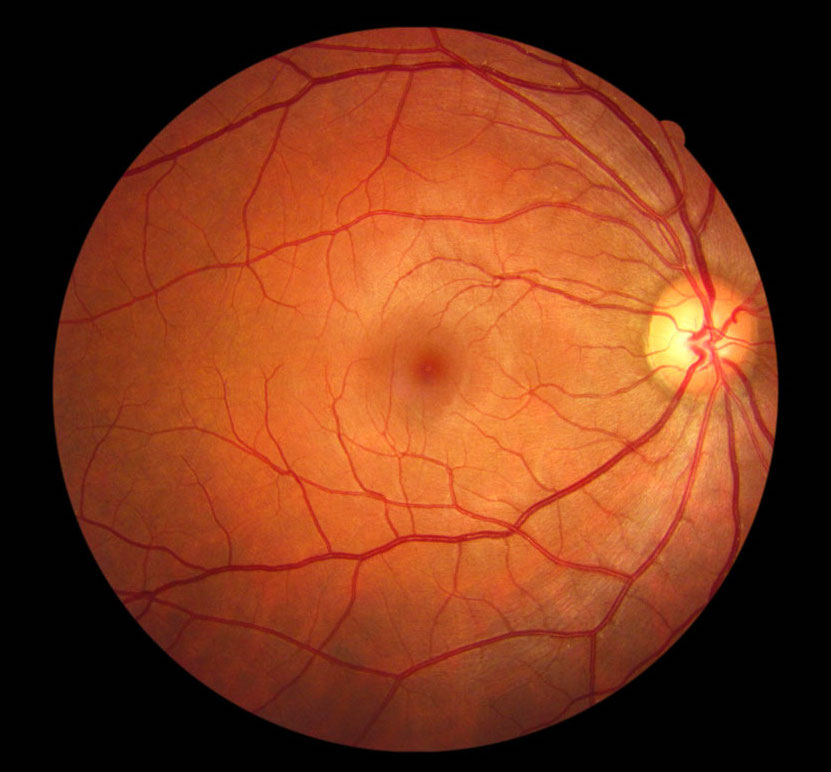
#> input picture Fundus.jpeg, 831 x 772 px
$ python Hough_Optic.py
#> lines starting #> are read from the running program, lines starting #| are printed output that depends on the picture; after the words box and inside, x2 and y2 are one past the last pixel; in counts of white or black regions, pixels touching at a corner belong together
### Pre_Turtle.py
#%%
import numpy as np
import matplotlib.pyplot as plt
from scipy import signal, ndimage
from skimage import morphology
import cv2
#%%
# Load the retinal fundus image in grayscale
image_path = 'Fundus.jpeg'
img = cv2.imread(image_path)
#> img is the input picture: shape (772, 831, 3); mean B, G, R 26.7, 55, 119.7
if img is None:
    raise IOError("Image not found. Check the image path.")

# Convert to RGB (OpenCV loads images in BGR format by default)
img = cv2.cvtColor(img, cv2.COLOR_BGR2RGB)

# Convert the image to grayscale
gray_img = cv2.cvtColor(img, cv2.COLOR_RGB2GRAY)

#%%
def apply_median_filter(image, kernel_size=5):
    """
    Applies a median filter to reduce noise in fundus images.

    Parameters:
        image (numpy.ndarray): Input fundus image (BGR or grayscale)
        kernel_size (int): Size of the median filter kernel (must be odd and >1)

    Returns:
        numpy.ndarray: Filtered image
    """
    # Ensure kernel size is odd
    if kernel_size % 2 == 0:
        raise ValueError("Kernel size must be an odd integer")

    # Apply median filter
    filtered_image = cv2.medianBlur(image, kernel_size)

    return filtered_image
#%%
# Perform built-in bilateral (OpenCV)
gray_img_bilateral = cv2.bilateralFilter(gray_img, d=5, sigmaColor=50, sigmaSpace=0)

# Apply median filter with 5x5 kernel
gray_img_median = apply_median_filter(gray_img, kernel_size=5)

#%%
# Create a CLAHE object for comparison
clahe = cv2.createCLAHE(clipLimit=2.0, tileGridSize=(7,7))
clahe_median = clahe.apply(gray_img_median)
clahe_bilateral = clahe.apply(gray_img_bilateral)

#%%
def perona_malik_diffusion(img, num_iterations, kappa, gamma):
    """
    Perform Perona–Malik anisotropic diffusion on a 2D grayscale image.

    Parameters
    ----------
    img            : 2D numpy array (grayscale image)
    num_iterations : int, number of diffusion iterations
    kappa          : float, edge threshold parameter
    gamma          : float, time-step size (should be <= 0.25 for stability in 2D)

    Returns
    -------
    diffused : 2D numpy array, the filtered image
    """

    # Convert to float32 for numerical stability.
    diffused = img.astype(np.float32)

    for _ in range(num_iterations):
        # Compute finite differences (gradients) in the four directions:
        # North gradient (top neighbor)
        gradN = np.roll(diffused, 1, axis=0) - diffused
        # South gradient (bottom neighbor)
        gradS = np.roll(diffused, -1, axis=0) - diffused
        # East gradient (right neighbor)
        gradE = np.roll(diffused, -1, axis=1) - diffused
        # West gradient (left neighbor)
        gradW = np.roll(diffused, 1, axis=1) - diffused

        # Perona–Malik conduction coefficients in each direction.
        # conduction function: c = exp( - (|gradI| / kappa)^2 )
        cN = np.exp(-(gradN / kappa) ** 2)
        cS = np.exp(-(gradS / kappa) ** 2)
        cE = np.exp(-(gradE / kappa) ** 2)
        cW = np.exp(-(gradW / kappa) ** 2)

        # Update the image by discrete PDE:
        diffused += gamma * (
                cN * gradN + cS * gradS +
                cE * gradE + cW * gradW
        )

    return diffused
#%%
niter = 10  # Too few iterations might not remove enough noise; too many can over-smooth or produce artifacts (especially if gamma is large)
kappa = 60  # If you see too much blurring at vessel edges, lower kappa. If you see little noise reduction, increase kappa.
gamma = 0.1  # If you see “ringing” or instability, lower gamma. If you want the same smoothing in fewer iterations, you can raise gamma

# Apply our pure NumPy Perona–Malik filter
Aniso_img = perona_malik_diffusion(clahe_median,
                                     num_iterations=niter,
                                     kappa=kappa,
                                     gamma=gamma)

#%%
def create_LoG_kernel(kernel_size, sigma):
    """
    Create a Laplacian of Gaussian (LoG) kernel.

    Equation:
        LoG(x, y) = (1 / (pi * sigma^4)) * (1 - ((x^2 + y^2) / (2 * σ^2))) * exp(-(x² + y²) / (2σ²))

    Parameters:
        kernel_size (int): Size of the kernel (must be an odd number).
        sigma (float): Standard deviation of the Gaussian.

    Returns:
        numpy.ndarray: LoG kernel.
    """
    # Create coordinate grid centered at 0
    ax = np.arange(-(kernel_size // 2), kernel_size // 2 + 1)
    xx, yy = np.meshgrid(ax, ax)
    norm2 = xx**2 + yy**2

    # Compute the LoG function
    factor = 1 / (np.pi * sigma**4)
    kernel = factor * (1 - norm2 / (2 * sigma**2)) * np.exp(-norm2 / (2 * sigma**2))

    # Normalize kernel to ensure zero-sum
    kernel_mean = kernel.mean()
    kernel = kernel - kernel_mean

    return kernel
#%%
sigmas_LoG = [0.5, 1, 1.5, 2, 2.5, 3]  # 1,1.4,2,2.8
results_LoG = []  # to store convolved images for each sigma

for sigma in sigmas_LoG:
    kernel_size = int(np.ceil(6 * sigma))  # Rule of thumb for kernel size
    if kernel_size % 2 == 0:
        kernel_size += 1  # Ensure odd size
    kernel_LoG = create_LoG_kernel(kernel_size, sigma)

    # Convolve
    convolved_LoG = signal.convolve2d(Aniso_img, kernel_LoG, boundary='symm', mode='same')

    # Normalize to [0, 255] for display
    # NOTE: LoG can have negative values; here we do a simple linear shift.
    min_val = convolved_LoG.min()
    max_val = convolved_LoG.max()
    convolved_LoG -= min_val
    if (max_val - min_val) > 1e-12:
        convolved_LoG *= (255.0 / (max_val - min_val))

    results_LoG.append((sigma, convolved_LoG))
#> this loop made 6 passes
#> (min_val, max_val) on passes 1 to 6: (-59.37, 64.04), (-17.91, 15.35), (-12.78, 10.66), (-9.73, 7.87), (-6.74, 5.51), (-4.97, 3.92)
#> pass 1, `convolved_LoG = signal.convolve2d(Aniso_img, kernel_LoG, boundary='sym..`:
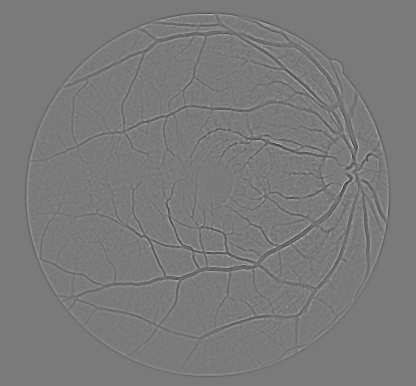
#> convolved_LoG: shape (772, 831) float64 (shown at 1/2 size); min -59.37, max 64.04, mean 0; drawn with min black and max white
#> after the loop:
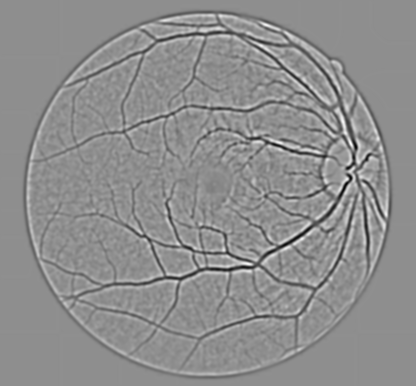
#> convolved_LoG: shape (772, 831) float64 (shown at 1/2 size); min 0, max 255, mean 142.6
#> after the loop, results_LoG = 6 items

# 3) Plot only the convolved images for each sigma
num_scales = len(sigmas_LoG)
#%%
def zero_crossing_morphological(log_image):
    """
    Return a binary edge map where zero-crossings occur in `log_image`.
    This is a simple morphological approach:
     - Convert LoG to a binary mask: foreground = log_image > 0
     - Mark boundary pixels: any foreground pixel adjacent to a background pixel (or vice versa).
    """
    # Foreground (positive) vs. background (non-positive)
    foreground = (log_image > 0)

    # Erode (Shrink) foreground
    structure = np.ones((3,3), dtype=bool)
    eroded_fg = ndimage.binary_erosion(foreground, structure=structure)

    # The boundary = where the foreground mask differs from its eroded version
    # (this catches "outer edges" of the foreground). But we also want the boundary
    # from background side, so we do the same with background or do an XOR with neighbors.
    edge_map_fg = foreground ^ eroded_fg  # boundary from the "foreground" side
    background = ~foreground
    eroded_bg = ndimage.binary_erosion(background, structure=structure)
    edge_map_bg = background ^ eroded_bg  # boundary from the "background" side

    edge_map = edge_map_fg | edge_map_bg  # Logical OR operator
    return edge_map

def zero_crossing_min_abs(log_image, threshold=0.03):
    """
    Standard zero-crossing detection:
    1. Check for sign changes in 8-connected neighbors.
    2. Apply a threshold on the minimum magnitude difference.
    """
    H, W = log_image.shape
    edge_map = np.zeros((H, W), dtype=bool)

    # Offsets for 8-connected neighbors
    neighbors_8 = [(-1, -1), (-1, 0), (-1, 1),
                   (0, -1),          (0, 1),
                   (1, -1), (1, 0), (1, 1)]

    for y in range(H):
        for x in range(W):
            current_val = log_image[y, x]
            current_sign = current_val > 0

            for dy, dx in neighbors_8:
                ny, nx = y + dy, x + dx
                if 0 <= ny < H and 0 <= nx < W:
                    neighbor_val = log_image[ny, nx]
                    neighbor_sign = neighbor_val > 0

                    # Check for sign change
                    if current_sign != neighbor_sign:
                        # Threshold on magnitude difference
                        if abs(current_val) + abs(neighbor_val) > threshold:
                            edge_map[y, x] = True
                            break  # Mark once per pixel

    return edge_map
#%%
# 1) Equalize each scale so each contributes similarly
#    Then recenter so that 0 stays 0-ish.
#    We'll do: val -> (val - min) / (max-min) in [0,1], then shift by -0.5.
eq_images = []
for (sigma, log_img) in results_LoG:
    min_val = log_img.min()
    max_val = log_img.max()
    # To avoid division by zero
    if (max_val - min_val) < 1e-12:
        eq = np.zeros_like(log_img)
    else:
        eq = (log_img - min_val) / (max_val - min_val)
    # shift so we have negative/positive range
    eq = eq - 0.5
    eq_images.append(eq)
#> this loop made 6 passes
#> sigma on passes 1 to 6: 0.5, 1, 1.5, 2, 2.5, 3
#> after the loop, eq_images = 6 items

# 2) Summation or averaging
#    We'll take the mean across scales (axis=0 merges them along H/W).
sum_image = np.mean(eq_images, axis=0)

# 3) Zero-crossing detection
#    a) Simple morphological
edges_morph = zero_crossing_morphological(sum_image)
#> in zero_crossing_morphological, `foreground = (log_image > 0)`:
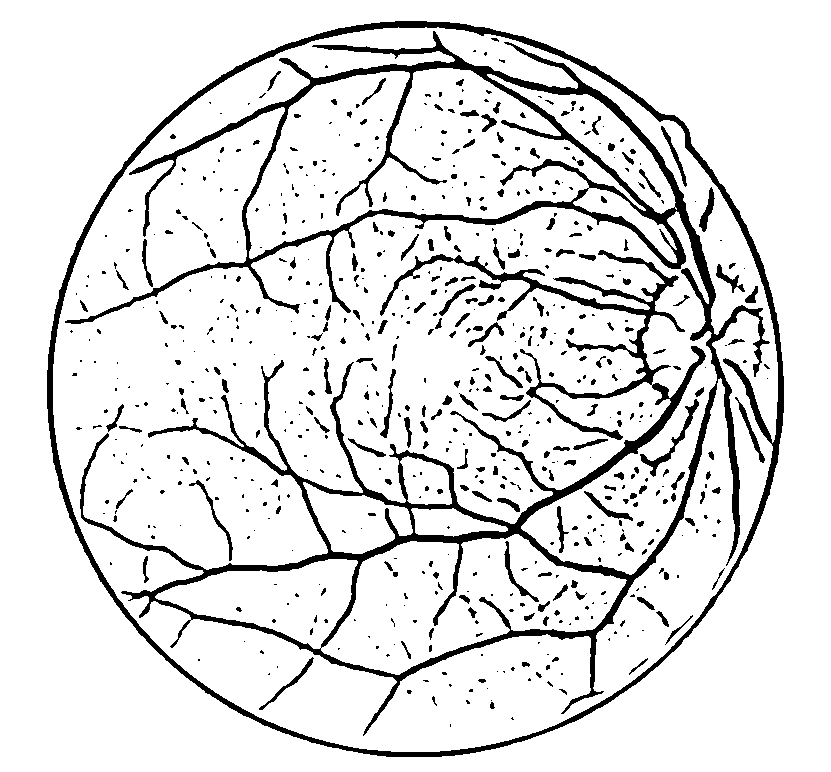
#> foreground: shape (772, 831) bool; 88.8% white; 677 black regions (445 under 20 px), largest, box (x1, y1, x2, y2) and area: (65, 31, 770, 736) 41840, (47, 21, 784, 757) 13164, (640, 399, 699, 477) 552
#    b) "Lowest absolute magnitude" approach
edges_minabs = zero_crossing_min_abs(sum_image, threshold=0.028)
#> after the loop in zero_crossing_min_abs, `for y in range(H):`:
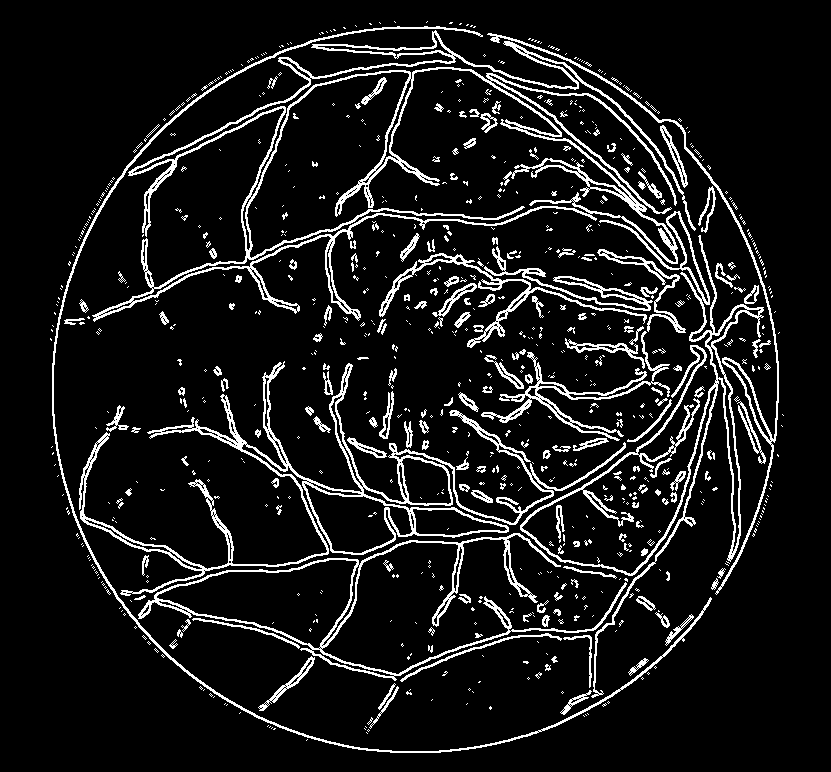
#> edge_map: shape (772, 831) bool; 9.6% white in thin lines or dots, all inside (x1, y1, x2, y2) = (50, 21, 784, 753)

#%%
# Assume 'zero_crossing' is your binary image after zero-crossing detection
selem = morphology.disk(4)  # Small structuring element

# Expand the image (dilation)
expanded = morphology.binary_dilation(edges_minabs, selem)
#> expanded: shape (772, 831) bool; 33.4% white; 81 white regions, largest, box (x1, y1, x2, y2) and area: (46, 17, 788, 757) 203688, (523, 649, 562, 684) 525, (515, 323, 547, 350) 473

# Shrink the image (erosion)
shrunk = morphology.binary_erosion(expanded, selem)
#> shrunk: shape (772, 831) bool; 16.3% white; 195 white regions (139 under 20 px), largest, box (x1, y1, x2, y2) and area: (50, 21, 784, 753) 100914, (419, 409, 433, 434) 155, (617, 533, 632, 557) 148
shrunk = morphology.remove_small_objects(shrunk, min_size=100)
#> shrunk: shape (772, 831) bool; 15.8% white; 7 white regions, largest, box (x1, y1, x2, y2) and area: (50, 22, 783, 753) 100654, (419, 409, 433, 434) 155, (617, 533, 632, 557) 148

cleaned_edges = morphology.remove_small_objects(edges_morph, min_size=100)
#> cleaned_edges: shape (772, 831) bool; 11% white in thin lines or dots

#%%
skeleton_cleaned = morphology.skeletonize(cleaned_edges)
#> skeleton_cleaned: shape (772, 831) bool; 4.2% white in thin lines or dots
skeleton_morph = morphology.skeletonize(shrunk)
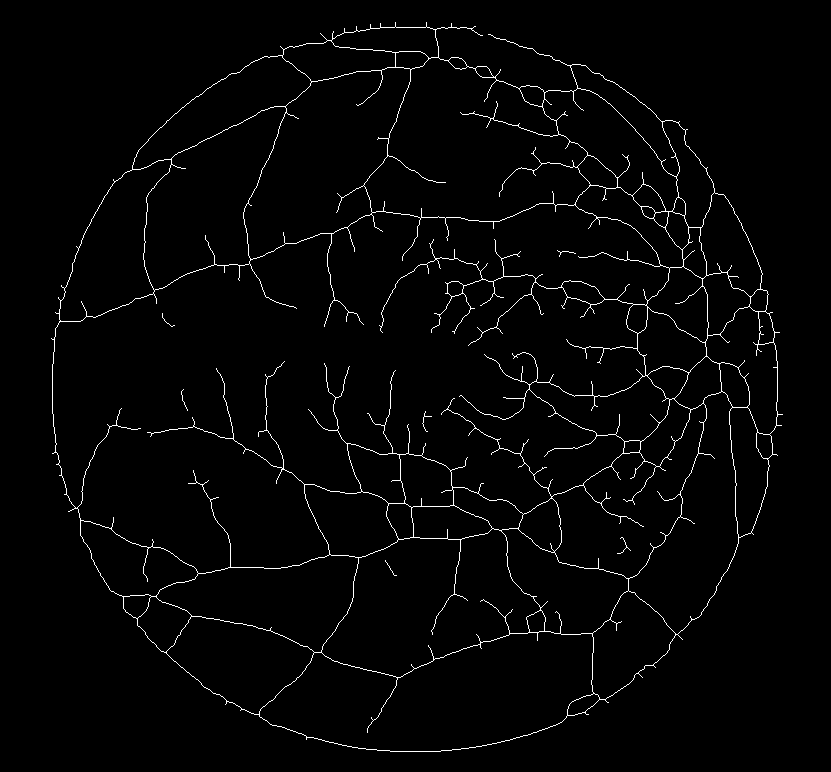
#> skeleton_morph: shape (772, 831) bool; 2.1% white in thin lines or dots, all inside (x1, y1, x2, y2) = (51, 22, 783, 752)

### Hough_Optic.py
from Pre_Turtle import *
# from Pre_Turtle_2 import *
import cv2
import numpy as np
import matplotlib.pyplot as plt
import scipy.signal as signal
from skimage import io, color, feature, transform
import turtle

# -----------------------------
# Step 1: Optic disc detection using Hough transform.
def detect_optic_nerve_center(image):

    # Define a range for expected optic disc radii
    hough_radii = np.arange(55, 100, 2)

    # Compute the Hough transform accumulator for circles
    hough_res = transform.hough_circle(image, hough_radii)

    # Extract the most prominent circle (i.e., the peak in the accumulator)
    accums, cx, cy, radii = transform.hough_circle_peaks(hough_res, hough_radii,
                                                         total_num_peaks=1)
    if len(cx) > 0:
        center = (cx[0], cy[0])
        radius = radii[0]

        # Visualize the result
        fig, ax = plt.subplots(figsize=(8, 8))
        ax.imshow(image, cmap='gray')
        circ = plt.Circle(center, radius, color='red', fill=False, linewidth=2)
        ax.add_patch(circ)
        ax.plot(center[0], center[1], 'bo', markersize=5)  # mark center
        ax.set_title("Optic Disc Detection")
        ax.axis('off')
        plt.show()
        return center
    else:
        print("No optic disc detected.")
        return None

# -----------------------------
# Step 2: Line detection via convolution.
scale_kernel = 4

kernel_h = np.array([[-1, 2, -1],
                     [-1, 2, -1],
                     [-1, 2, -1]], dtype=np.float32) * scale_kernel

kernel_v = np.array([[-1, -1, -1],
                     [2, 2, 2],
                     [-1, -1, -1]], dtype=np.float32) * scale_kernel

kernel_45p = np.array([[2, -1, -1],
                       [-1, 2, -1],
                       [-1, -1, 2]], dtype=np.float32) * scale_kernel

kernel_45n = np.array([[-1, -1, 2],
                       [-1, 2, -1],
                       [2, -1, -1]], dtype=np.float32) * scale_kernel

kernels = [kernel_h, kernel_v, kernel_45p, kernel_45n]


def line_detection_convolution(img, kernels, threshold=1):
    h, w = img.shape
    num_kernels = len(kernels)
    response_stack = np.zeros((h, w, num_kernels), dtype=np.float32)
    for i in range(num_kernels):
        kernel = kernels[i]
        response = signal.convolve2d(img, kernel, boundary='symm', mode='same')
        response_stack[:, :, i] = response
    max_resp = np.max(response_stack, axis=2)
    line_mask = (max_resp > threshold).astype(np.float32)
    return response_stack, line_mask, max_resp


# [13 lines left out: function plot_response_stack, not called in this run]


# -----------------------------
# Step 3: Track lines in the binary mask via DFS.
def track_lines_in_mask(line_mask):
    visited = np.zeros_like(line_mask, dtype=bool)
    h, w = line_mask.shape
    paths = []

    def neighbors(r, c):
        for dr, dc in [(-1, 0), (1, 0), (0, -1), (0, 1),
                       (-1, -1), (-1, 1), (1, -1), (1, 1)]:
            rr, cc = r + dr, c + dc
            if 0 <= rr < h and 0 <= cc < w:
                yield rr, cc

    def dfs(r, c):
        stack = [(r, c)]
        path_pixels = []
        while stack:
            rr, cc = stack.pop()
            if not visited[rr, cc]:
                visited[rr, cc] = True
                path_pixels.append((rr, cc))
                for nr, nc in neighbors(rr, cc):
                    if line_mask[nr, nc] == 1 and not visited[nr, nc]:
                        stack.append((nr, nc))
        return path_pixels

    for row in range(h):
        for col in range(w):
            if line_mask[row, col] == 1 and not visited[row, col]:
                path = dfs(row, col)
                if len(path) > 500:  # keep only long paths
                    paths.append(path)
    return paths


# -----------------------------
# Step 4: Draw the detected paths using turtle.
def draw_paths(paths, image_shape, scale=1):
    h, w = image_shape
    screen = turtle.Screen()
    screen.setup(width=w * scale, height=h * scale)
    # Center coordinate system: (0,0) at screen center.
    screen.setworldcoordinates(-w / 2 * scale, -h / 2 * scale, w / 2 * scale, h / 2 * scale)
    t = turtle.Turtle()
    t.hideturtle()
    t.speed(0)
    t.penup()
    turtle.tracer(0, 0)
    for path in paths:
        if not path:
            continue
        first_row, first_col = path[0]
        x = (first_col - w / 2) * scale
        y = (h / 2 - first_row) * scale
        t.penup()
        t.goto(x, y)
        t.pendown()
        for (row, col) in path[1:]:
            x = (col - w / 2) * scale
            y = (h / 2 - row) * scale
            t.goto(x, y)
    turtle.update()
    turtle.done()


# -----------------------------
# Main script
if __name__ == "__main__":
    # Assume 'Aniso_img' (grayscale fundus image) and 'skeleton_cleaned' (binary vessel skeleton) are imported from Pre_Turtle.
    image_shape = skeleton_cleaned.shape

    # Detect the optic nerve center.
    center = detect_optic_nerve_center(cleaned_edges)
#> in detect_optic_nerve_center, `accums, cx, cy, radii = transform.hough_circle_peaks(hough_res, hough_..`: accums = [0.523]; cx = [703]; cy = [338]; radii = [61]
#> in detect_optic_nerve_center, `center = (cx[0], cy[0])`: center = (703, 338)
#> in detect_optic_nerve_center, `radius = radii[0]`: radius = 61
#> in detect_optic_nerve_center, `plt.show()`:
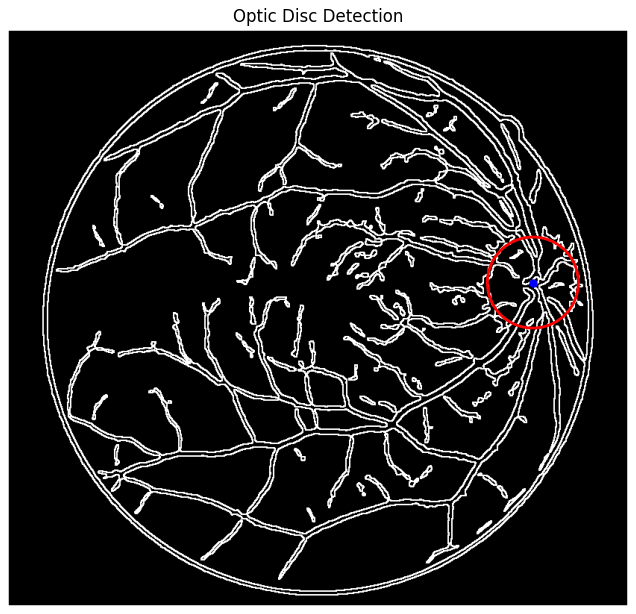
#> figure drawn by matplotlib, 1 panel
#> center = (703, 338)
    print("Optic nerve center (row, col):", center)
#| Optic nerve center (row, col): (703, 338)

    # Use convolution-based line detection on the skeleton image.
    response, line_mask, max_resp = line_detection_convolution(skeleton_cleaned, kernels, threshold=0)
#> in line_detection_convolution, `line_mask = (max_resp > threshold).astype(np.float32)`:
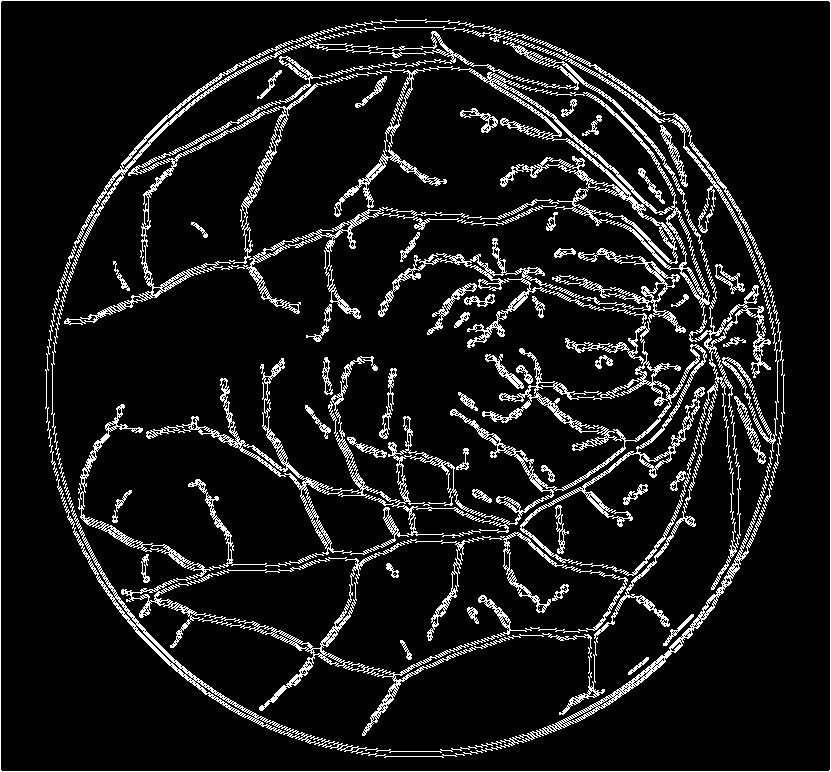
#> line_mask: shape (772, 831) float32; values 0 (black) and 1 (white), 9.6% white in thin lines or dots

    # Track continuous lines in the binary mask.
    paths = track_lines_in_mask(line_mask)
#> paths = 3 items
    print(f"Tracked {len(paths)} long paths from the line mask.")
#| Tracked 3 long paths from the line mask.

    # Draw the paths using turtle graphics.
    draw_paths(paths, image_shape, scale=1)
#> (the call stopped at in draw_paths, `screen = turtle.Screen()`: turtle is not available in this run)
